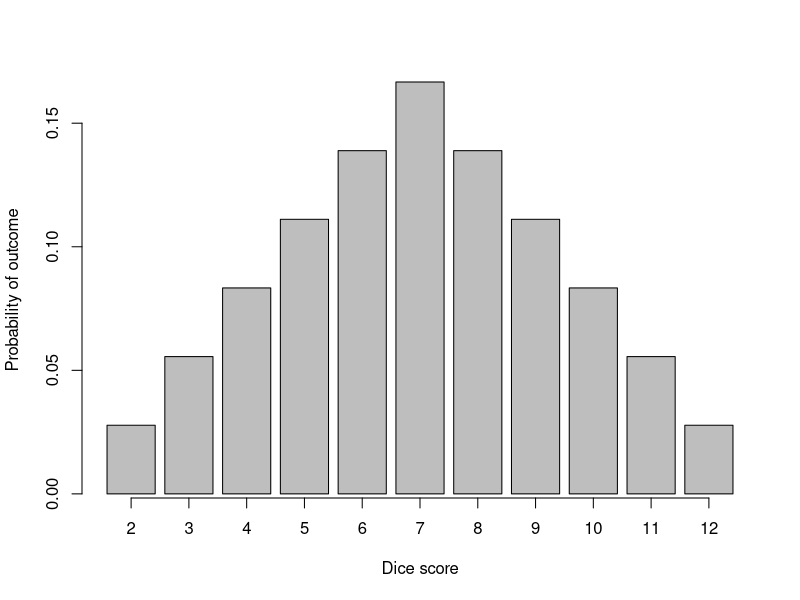
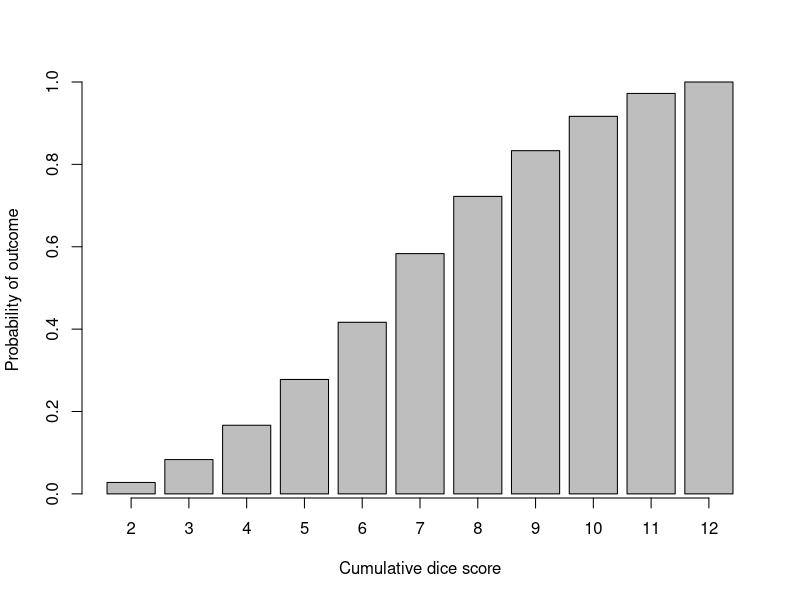
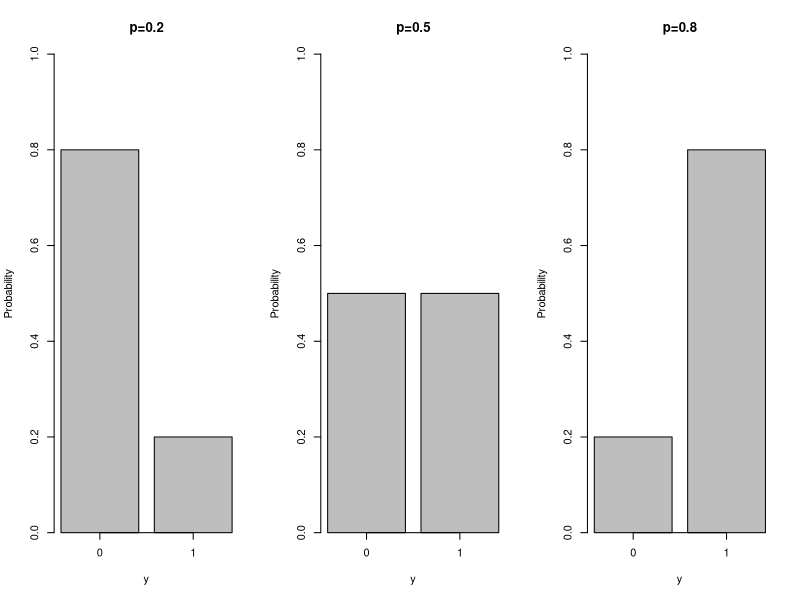
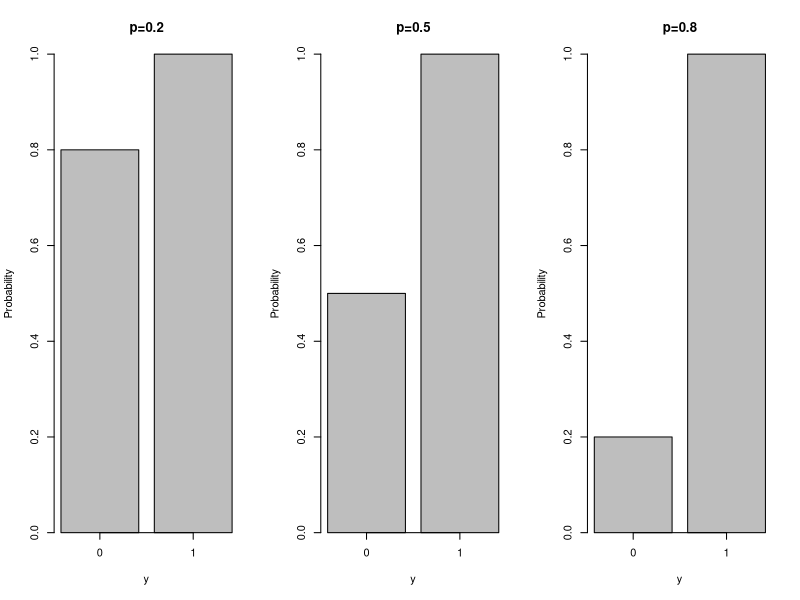
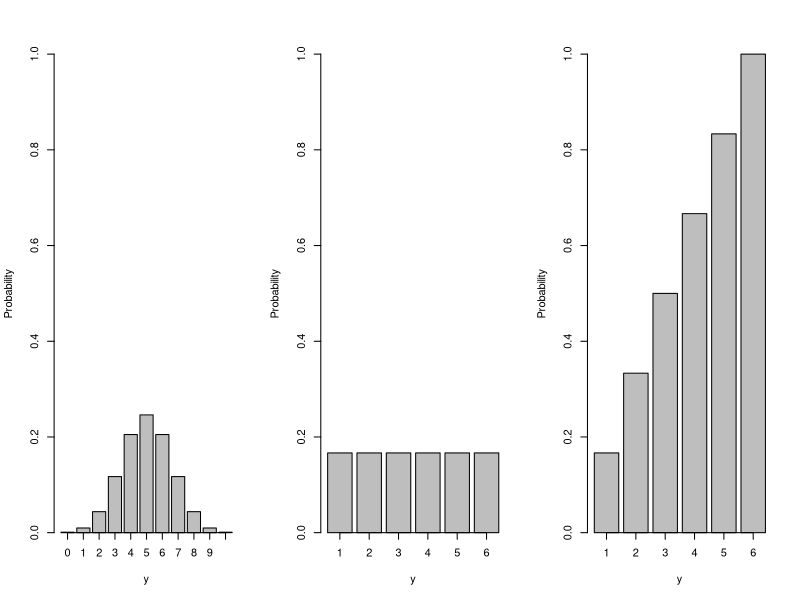

Generate these figures, in order, with R:
## ---- chunk 1
y <- c(1:6,5:1)/36
names(y) <- c(2:12)
yBarplot <- barplot(y, xlab="Dice score", ylab="Probability of outcome")
axis(1, at=yBarplot, labels=FALSE)
## ---- chunk 2
yBarplot <- barplot(cumsum(y), xlab="Cumulative dice score", ylab="Probability of outcome")
axis(1, at=yBarplot, labels=FALSE)
## ---- chunk 3
par(mfcol=c(1,3))
test <- barplot(dbinom(c(0,1), size=1, prob=0.2), ylim=c(0,1),
                ylab="Probability",xlab="y",
                main="p=0.2")
axis(side=1,at=test,labels=c(0,1))

test <- barplot(dbinom(c(0,1), size=1, prob=0.5), ylim=c(0,1),
                ylab="Probability",xlab="y",
                main="p=0.5")
axis(side=1,at=test,labels=c(0,1))

test <- barplot(dbinom(c(0,1), size=1, prob=0.8), ylim=c(0,1),
                ylab="Probability",xlab="y",
                main="p=0.8")
axis(side=1,at=test,labels=c(0,1))
## ---- chunk 4
par(mfcol=c(1,3))
test <- barplot(pbinom(c(0,1), size=1, prob=0.2), ylim=c(0,1),
                ylab="Probability",xlab="y",
                main="p=0.2")
axis(side=1,at=test,labels=c(0,1))

test <- barplot(pbinom(c(0,1), size=1, prob=0.5), ylim=c(0,1),
                ylab="Probability",xlab="y",
                main="p=0.5")
axis(side=1,at=test,labels=c(0,1))

test <- barplot(pbinom(c(0,1), size=1, prob=0.8), ylim=c(0,1),
                ylab="Probability",xlab="y",
                main="p=0.8")
axis(side=1,at=test,labels=c(0,1))
## ---- chunk 5
test <- barplot(dbinom(c(0:10), size=10, prob=0.5), ylim=c(0,1),
                ylab="Probability",xlab="y",
                main="")
axis(side=1,at=test,labels=c(0:10))
## ---- chunk 6
test <- barplot(rep(1/6,6), ylim=c(0,1),
                ylab="Probability",xlab="y")
axis(side=1,at=test,labels=c(1:6))
## ---- chunk 7
test <- barplot(cumsum(rep(1/6,6)), ylim=c(0,1),
                ylab="Probability",xlab="y")
axis(side=1,at=test,labels=c(1:6))
